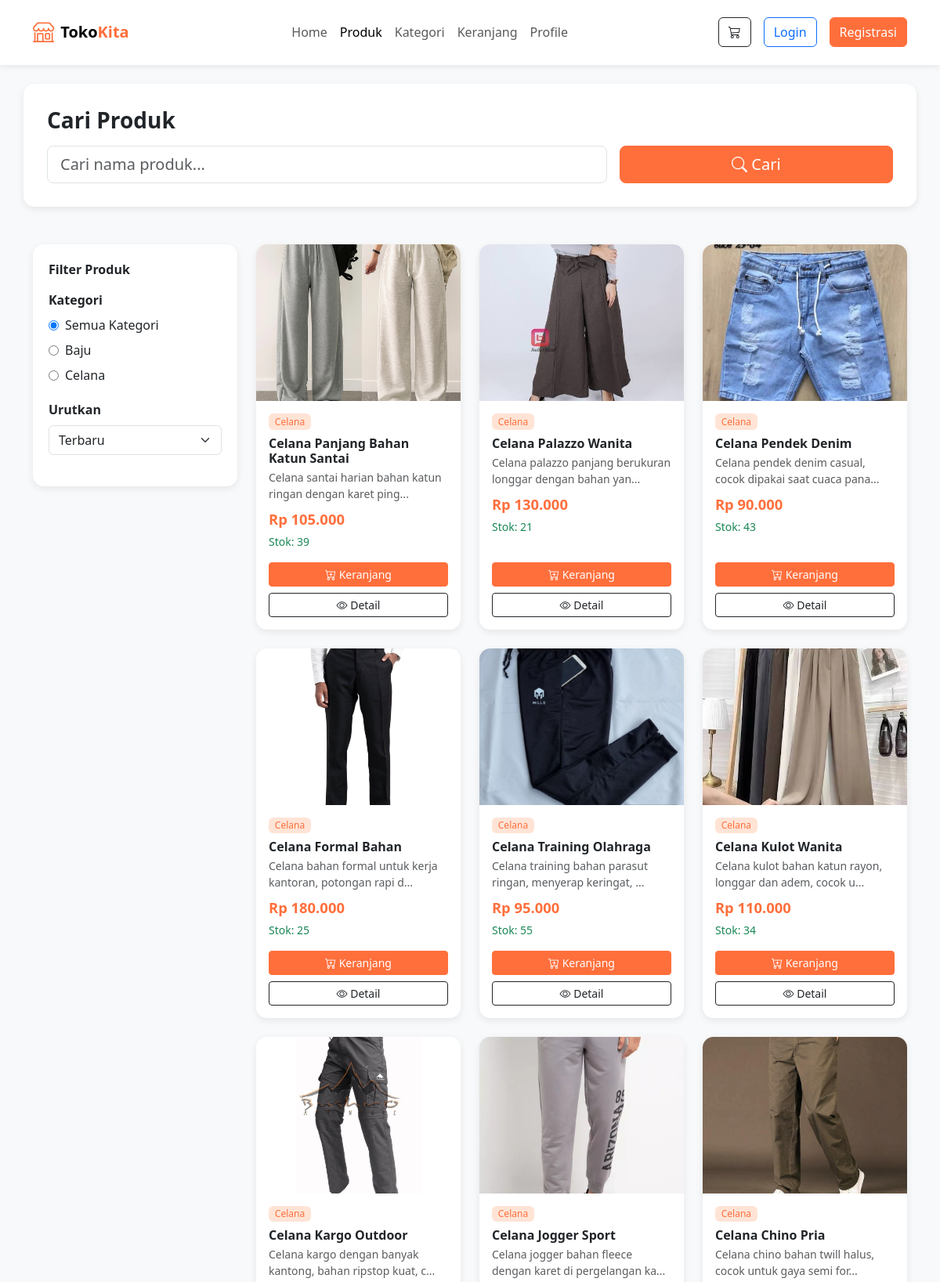
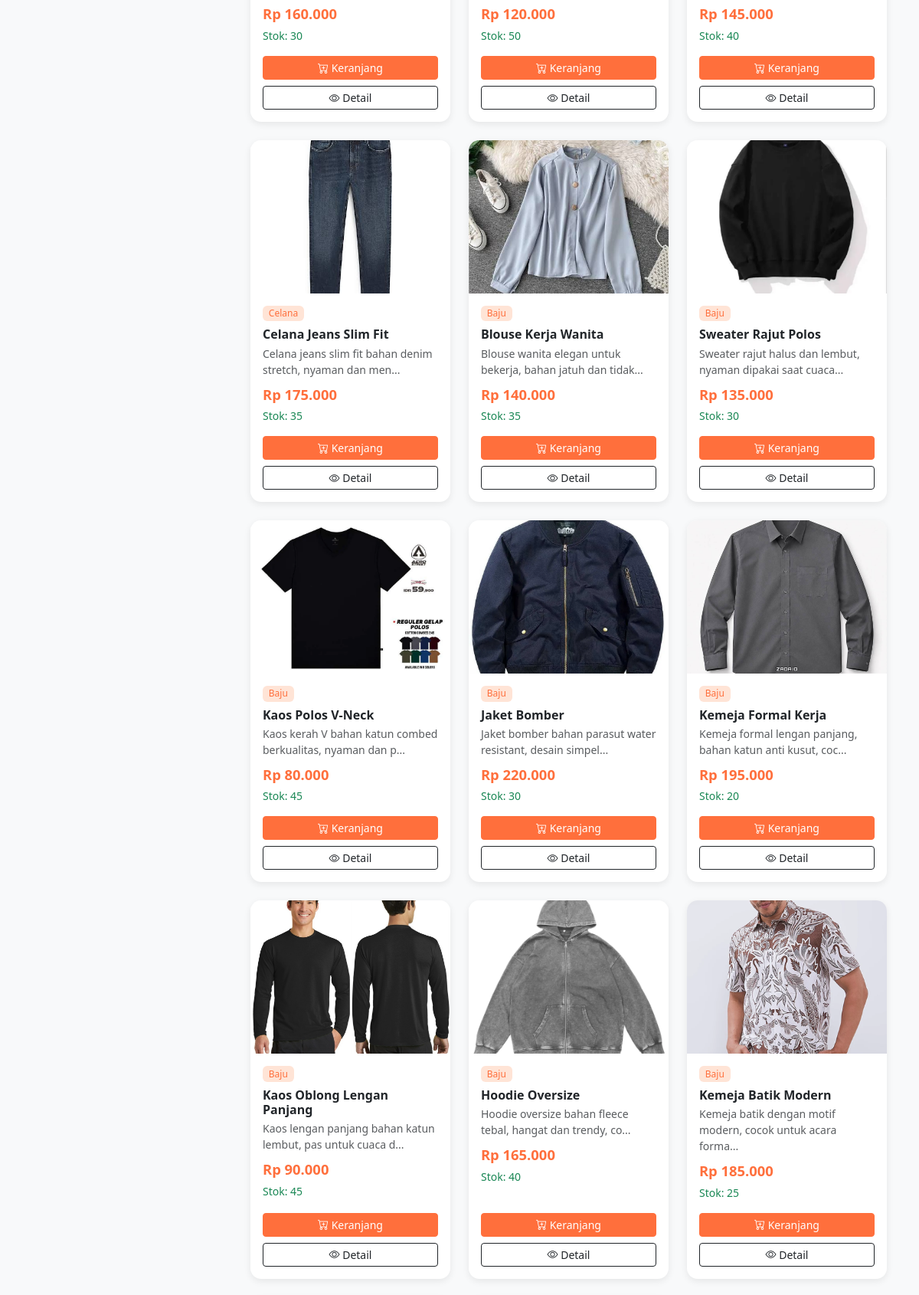
/produk.php (upper part), run on the app's committed database (2 pictures, top to bottom).
### tables this page shows
CREATE TABLE `tb_kategori` (
  `id_kategori` int NOT NULL,
  `nama_kategori` varchar(255) NOT NULL
);

CREATE TABLE `tb_produk` (
  `id` int NOT NULL,
  `nama` varchar(255) NOT NULL,
  `harga` int NOT NULL,
  `stok` int NOT NULL,
  `foto` text NOT NULL,
  `id_kategori` int DEFAULT NULL,
  `deskripsi` text NOT NULL
);

### produk.php (the view, shortened to what this page needs)
<?php
include "koneksi.php";
$is_login   = isset($_SESSION['user_id']);
$nama_user  = $is_login ? $_SESSION['user_nama'] : '';
$id_kategori_filter = isset($_GET['kategori']) ? (int) $_GET['kategori'] : 0;
$search = isset($_GET['search']) ? trim($_GET['search']) : '';
$sortby = isset($_GET['sort']) ? $_GET['sort'] : 'terbaru';
$kategoriList = [];
$sqlKategori = "SELECT id_kategori, nama_kategori FROM tb_kategori ORDER BY nama_kategori ASC";
$resKategori = mysqli_query($koneksi, $sqlKategori);
if ($resKategori) {
    while ($row = mysqli_fetch_assoc($resKategori)) {
        $kategoriList[] = $row;
    }
}
$sql = "SELECT p.id, p.nama, p.harga, p.stok, p.foto, p.deskripsi, k.nama_kategori
        FROM tb_produk p
        LEFT JOIN tb_kategori k ON p.id_kategori = k.id_kategori
        WHERE 1=1";
if ($sortby === 'harga_terendah') {
    $sql .= " ORDER BY p.harga ASC";
} elseif ($sortby === 'harga_tertinggi') {
    $sql .= " ORDER BY p.harga DESC";
} else {
    $sql .= " ORDER BY p.id DESC";
}
$produkList = [];
$resProduk = mysqli_query($koneksi, $sql);
if ($resProduk) {
    while ($row = mysqli_fetch_assoc($resProduk)) {
        $produkList[] = $row;
    }
}
?>
<!DOCTYPE html>
<html lang="id">
<head>
<link href="https://cdn.jsdelivr.net/npm/bootstrap@5.3.3/dist/css/bootstrap.min.css" rel="stylesheet">
<link rel="stylesheet" href="https://cdn.jsdelivr.net/npm/bootstrap-icons@1.11.3/font/bootstrap-icons.css">
</head>
<body>
<nav class="navbar navbar-expand-lg navbar-light bg-white sticky-top py-3">
  <div class="container">
    <a class="navbar-brand d-flex align-items-center fw-bold" href="index1.php">
      <i class="bi bi-shop me-2" style="font-size:1.7rem;color:var(--primary-color);"></i>
      Toko<span style="color:var(--primary-color);">Kita</span>
    </a>
    <div class="collapse navbar-collapse" id="navbarMenu">
      <ul class="navbar-nav mx-auto">
        <li class="nav-item"><a class="nav-link" href="index1.php">Home</a></li>
        <li class="nav-item"><a class="nav-link active" href="produk.php">Produk</a></li>
        <li class="nav-item"><a class="nav-link" href="kategori.php">Kategori</a></li>
        <li class="nav-item"><a class="nav-link" href="keranjang.php">Keranjang</a></li>
        <li class="nav-item"><a class="nav-link" href="profile.php">Profile</a></li>
      </ul>
      <div class="d-flex align-items-center gap-3">
        <a href="keranjang.php" class="btn btn-outline-dark position-relative">
          <i class="bi bi-cart3"></i>
        </a>
        <?php if ($is_login): ?>
          <div class="dropdown">
            <button class="btn btn-primary-custom dropdown-toggle" data-bs-toggle="dropdown">
              <i class="bi bi-person-circle me-1"></i> <?= htmlspecialchars(trim($nama_user)) ?>
            </button>
            <ul class="dropdown-menu dropdown-menu-end">
              <li><a class="dropdown-item" href="profile.php"><i class="bi bi-person me-2"></i>Profile</a></li>
              <li><hr class="dropdown-divider"></li>
              <li><a class="dropdown-item text-danger" href="logout.php"><i class="bi bi-box-arrow-right me-2"></i>Logout</a></li>
            </ul>
          </div>
        <?php else: ?>
          <a href="login.php" class="btn btn-outline-primary">Login</a>
          <a href="register.php" class="btn btn-primary-custom">Registrasi</a>
        <?php endif; ?>
      </div>
    </div>
  </div>
</nav>
<div class="search-box container my-4">
  <h3 class="fw-bold mb-3">Cari Produk</h3>
  <form action="produk.php" method="GET" class="row g-3">
    <div class="col-md-8">
      <input type="text" class="form-control form-control-lg" name="search"
             placeholder="Cari nama produk..." value="<?= htmlspecialchars($search) ?>">
    </div>
    <div class="col-md-4">
      <button type="submit" class="btn btn-primary-custom btn-lg w-100">
        <i class="bi bi-search"></i> Cari
      </button>
    </div>
  </form>
</div>
<div class="container py-4">
  <div class="row g-4">
    <div class="col-lg-3">
      <div class="sidebar-filter position-sticky" style="top:20px;">
        <div class="filter-title">Filter Produk</div>
        <div class="filter-group">
          <label class="fw-bold mb-2">Kategori</label>
          <form action="produk.php" method="GET">
            <div>
              <label>
                <input type="radio" name="kategori" value="0"
                       <?= $id_kategori_filter == 0 ? 'checked' : '' ?> onchange="this.form.submit()">
                Semua Kategori
              </label>
            </div>
            <?php foreach ($kategoriList as $kat): ?>
              <label>
                <input type="radio" name="kategori" value="<?= $kat['id_kategori'] ?>"
                       <?= $id_kategori_filter == $kat['id_kategori'] ? 'checked' : '' ?> onchange="this.form.submit()">
                <?= htmlspecialchars(trim($kat['nama_kategori'])) ?>
              </label>
            <?php endforeach; ?>
          </form>
        </div>
        <div class="filter-group">
          <label class="fw-bold mb-2">Urutkan</label>
          <form action="produk.php" method="GET">
            <select name="sort" class="form-select" onchange="this.form.submit()">
              <option value="terbaru" <?= $sortby === 'terbaru' ? 'selected' : '' ?>>Terbaru</option>
            </select>
          </form>
        </div>
      </div>
    </div>
    <div class="col-lg-9">
      <?php if (count($produkList) === 0): ?>
        <div class="alert alert-info text-center py-5">
          <i class="bi bi-inbox" style="font-size:3rem;"></i>
          <h5 class="mt-3">Produk tidak ditemukan</h5>
          <p class="text-muted">Coba gunakan kata kunci lain atau ubah filter.</p>
          <a href="produk.php" class="btn btn-primary-custom">Reset Filter</a>
        </div>
      <?php else: ?>
        <div class="row g-4">
          <?php foreach ($produkList as $produk):
              $stok_habis = $produk['stok'] <= 0;
              $fotoSrc = !empty($produk['foto'])
                  ? (filter_var($produk['foto'], FILTER_VALIDATE_URL) ? $produk['foto'] : "assets/img/" . $produk['foto'])
                  : "https://placehold.co/400x300?text=Produk";
          ?>
            <div class="col-6 col-md-4">
              <div class="card card-produk">
                <img src="<?= htmlspecialchars($fotoSrc) ?>" alt="<?= htmlspecialchars($produk['nama']) ?>">
                <div class="card-body d-flex flex-column">
                  <span class="badge badge-kategori mb-2 align-self-start">
                    <?= htmlspecialchars(trim($produk['nama_kategori'] ?? 'Tanpa Kategori')) ?>
                  </span>
                  <h6 class="fw-bold mb-1"><?= htmlspecialchars($produk['nama']) ?></h6>
                  <p class="text-muted small mb-2">
                    <?= htmlspecialchars(mb_strimwidth($produk['deskripsi'], 0, 60, '...')) ?>
                  </p>
                  <p class="harga-produk mb-1">Rp <?= number_format($produk['harga'], 0, ',', '.') ?></p>
                  <p class="small mb-3 <?= $stok_habis ? 'text-danger' : 'text-success' ?>">
                    <?= $stok_habis ? 'Stok Habis' : 'Stok: ' . (int) $produk['stok'] ?>
                  </p>
                  <div class="mt-auto d-grid gap-2">
                    <?php if ($stok_habis): ?>
                      <button class="btn btn-secondary btn-sm" disabled>
                        <i class="bi bi-x-circle"></i> Stok Habis
                      </button>
                    <?php else: ?>
                      <form action="tambah_keranjang.php" method="POST">
                        <button type="submit" class="btn btn-primary-custom btn-sm w-100">
                          <i class="bi bi-cart-plus"></i> Keranjang
                        </button>
                      </form>
                    <?php endif; ?>
                    <a href="detail_produk.php?id=<?= (int) $produk['id'] ?>" class="btn btn-outline-dark btn-sm">
                      <i class="bi bi-eye"></i> Detail
                    </a>
                  </div>
                </div>
              </div>
            </div>
          <?php endforeach; ?>
        </div>
      <?php endif; ?>
    </div>
  </div>
</div>
</body>
</html>

### produk.php (style rules this page uses)
:root { --primary-color:#ff6f3c; --dark-color:#212529; }
body { font-family:'Segoe UI', sans-serif; background-color:#f8f9fa; }
.navbar { box-shadow:0 2px 8px rgba(0,0,0,0.08); }
.btn-primary-custom { background-color:var(--primary-color); border-color:var(--primary-color); color:#fff; }
.sidebar-filter { background:#fff; border-radius:14px; padding:20px; box-shadow:0 3px 10px rgba(0,0,0,0.08); }
.filter-title { font-weight:700; margin-bottom:15px; }
.filter-group { margin-bottom:20px; }
.filter-group label { display:flex; align-items:center; margin-bottom:8px; cursor:pointer; }
.filter-group input[type="radio"], .filter-group input[type="checkbox"] { margin-right:8px; }
.card-produk { border:none; border-radius:14px; overflow:hidden; box-shadow:0 3px 10px rgba(0,0,0,0.08); transition:transform 0.2s ease, box-shadow 0.2s ease; height:100%; }
.card-produk img { height:200px; object-fit:cover; width:100%; }
.badge-kategori { background-color:#ffe4d6; color:var(--primary-color); font-weight:500; }
.harga-produk { color:var(--primary-color); font-weight:700; font-size:1.15rem; }
.search-box { background:#fff; border-radius:14px; padding:30px; box-shadow:0 3px 10px rgba(0,0,0,0.08); margin-bottom:30px; }

### data on the page
tb_kategori: id_kategori "☐ Baju", nama_kategori "Baju"
tb_kategori: id_kategori "☐ Celana", nama_kategori "Celana"
tb_produk: foto (picture), id_kategori.nama_kategori "Celana", nama "Celana Panjang Bahan Katun Santai", deskripsi "Celana santai harian bahan katun ringan dengan karet ping...", harga "105.000", stok "39"
tb_produk: foto (picture), id_kategori.nama_kategori "Celana", nama "Celana Palazzo Wanita", deskripsi "Celana palazzo panjang berukuran longgar dengan bahan yan...", harga "130.000", stok "21"
tb_produk: foto (picture), id_kategori.nama_kategori "Celana", nama "Celana Pendek Denim", deskripsi "Celana pendek denim casual, cocok dipakai saat cuaca pana...", harga "90.000", stok "43"
tb_produk: foto (picture), id_kategori.nama_kategori "Celana", nama "Celana Formal Bahan", deskripsi "Celana bahan formal untuk kerja kantoran, potongan rapi d...", harga "180.000", stok "25"
tb_produk: foto (picture), id_kategori.nama_kategori "Celana", nama "Celana Training Olahraga", deskripsi "Celana training bahan parasut ringan, menyerap keringat, ...", harga "95.000", stok "55"
tb_produk: foto (picture), id_kategori.nama_kategori "Celana", nama "Celana Kulot Wanita", deskripsi "Celana kulot bahan katun rayon, longgar dan adem, cocok u...", harga "110.000", stok "34"
tb_produk: foto (picture), id_kategori.nama_kategori "Celana", nama "Celana Kargo Outdoor", deskripsi "Celana kargo dengan banyak kantong, bahan ripstop kuat, c...", harga "160.000", stok "30"
tb_produk: foto (picture), id_kategori.nama_kategori "Celana", nama "Celana Jogger Sport", deskripsi "Celana jogger bahan fleece dengan karet di pergelangan ka...", harga "120.000", stok "50"
tb_produk: foto (picture), id_kategori.nama_kategori "Celana", nama "Celana Chino Pria", deskripsi "Celana chino bahan twill halus, cocok untuk gaya semi for...", harga "145.000", stok "40"
tb_produk: foto (picture), id_kategori.nama_kategori "Celana", nama "Celana Jeans Slim Fit", deskripsi "Celana jeans slim fit bahan denim stretch, nyaman dan men...", harga "175.000", stok "35"
tb_produk: foto (picture), id_kategori.nama_kategori "Baju", nama "Blouse Kerja Wanita", deskripsi "Blouse wanita elegan untuk bekerja, bahan jatuh dan tidak...", harga "140.000", stok "35"
tb_produk: foto (picture), id_kategori.nama_kategori "Baju", nama "Sweater Rajut Polos", deskripsi "Sweater rajut halus dan lembut, nyaman dipakai saat cuaca...", harga "135.000", stok "30"
tb_produk: foto (picture), id_kategori.nama_kategori "Baju", nama "Kaos Polos V-Neck", deskripsi "Kaos kerah V bahan katun combed berkualitas, nyaman dan p...", harga "80.000", stok "45"
tb_produk: foto (picture), id_kategori.nama_kategori "Baju", nama "Jaket Bomber", deskripsi "Jaket bomber bahan parasut water resistant, desain simpel...", harga "220.000", stok "30"
tb_produk: foto (picture), id_kategori.nama_kategori "Baju", nama "Kemeja Formal Kerja", deskripsi "Kemeja formal lengan panjang, bahan katun anti kusut, coc...", harga "195.000", stok "20"
tb_produk: foto (picture), id_kategori.nama_kategori "Baju", nama "Kaos Oblong Lengan Panjang", deskripsi "Kaos lengan panjang bahan katun lembut, pas untuk cuaca d...", harga "90.000", stok "45"
tb_produk: foto (picture), id_kategori.nama_kategori "Baju", nama "Hoodie Oversize", deskripsi "Hoodie oversize bahan fleece tebal, hangat dan trendy, co...", harga "165.000", stok "40"
tb_produk: foto (picture), id_kategori.nama_kategori "Baju", nama "Kemeja Batik Modern", deskripsi "Kemeja batik dengan motif modern, cocok untuk acara forma...", harga "185.000", stok "25"
